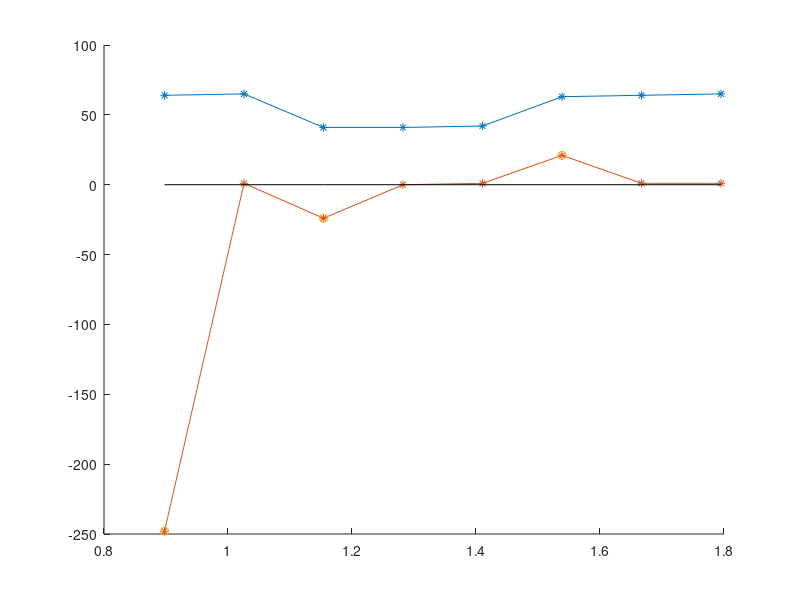

Write MATLAB code to recreate this figure.
%% Plot stuff
% 6
%rho = [ 311 311 311 311 312 312 312 312 312 311 27 23 23 23 24 27 39 27 27 25 25 25 26 27 27 312 312 312 292 291 290 290 290 291 293 312 312 311 312 312 312 312 312 311 311 311 311 311 311 311];
%rho = [311 311 311 311 312 312 312 312 312 311 311 43 42 43 44 311 311 311 311 45 44 44 44 43 44 45 47 311 311 276 272 271 269 269 269 270 271 312 312 312 311 311 311 311 311 311 311 311 311 311];
%rho = [311 311 311 311 312 312 312 312 312 311 311 65 312 312 312 312 312 64 62 61 61 60 60 61 62 63 311 260 257 250 248 247 247 247 248 33 33 312 312 312 312 311 311 311 311 311 311 311 312 312];

%4
%rho = [202 202 203 311 311 312 312 312 312 312 311 311 311 311 311 311 265 263 263 264 264 264 296 297 300 311 311 311 311 311 311 311 311 311 312 312 312 312 312 311 311 205 203 202 200 201 200 200 201 201];

%5
%rho = [ 311 311 311 311 312 312 312 312 312 23 22 21 21 23 45 46 311 311 311 311 311 311 311 311 213 312 312 311 311 311 311 311 311 311 312 312 312 312 312 312 312 311 311 311 312 312 312 312 312 311];
rho = [311 311 311 311 312 312 312 64 65 41 41 42 63 64 65 311 312 312 312 312 312 312 312 311 311 312 312 312 312 312 312 311 311 311 311 311 311 311 311 311 311 311 311 311 311 312 312 312 312 312];

%theta = linspace(0, 2*pi, length(rho));
%plot(theta, rho,'-*')

%% Begin to filter

theta = linspace(0, 2*pi, length(rho));

% Merge data
data = [theta; rho];

% Compute differential
diffData = zeros(size(data(1,:)));
diffData(1) = data(2,1) - data(2,end);
for i=2:size(data,2)
    diffData(i) = data(2,i) - data(2,i-1);
end

% Filter distance threshold
i = 1;
while i <= size(data,2)
    if data(2,i) > 100
        data(:,i) = [];
        diffData(i) = [];
        i = i - 1;
    end
    i = i + 1;
end

% Filter absolute difference threshold
s = size(diffData,2);
threshDiffData = [linspace(1,s,s); diffData];
i = 1;
while i <= size(threshDiffData,2)
    if abs(threshDiffData(2,i)) < 15
        threshDiffData(:,i) = [];
        i = i - 1;
    end
    i = i + 1;
end

% Plot
clf
hold on
plot(data(1,:), data(2,:),'-*')
plot(data(1,:), diffData,'-*')
plot(data(1,threshDiffData(1,:)), threshDiffData(2,:),'o')
plot(data(1,:), zeros(size(data(1,:))),'-k')
